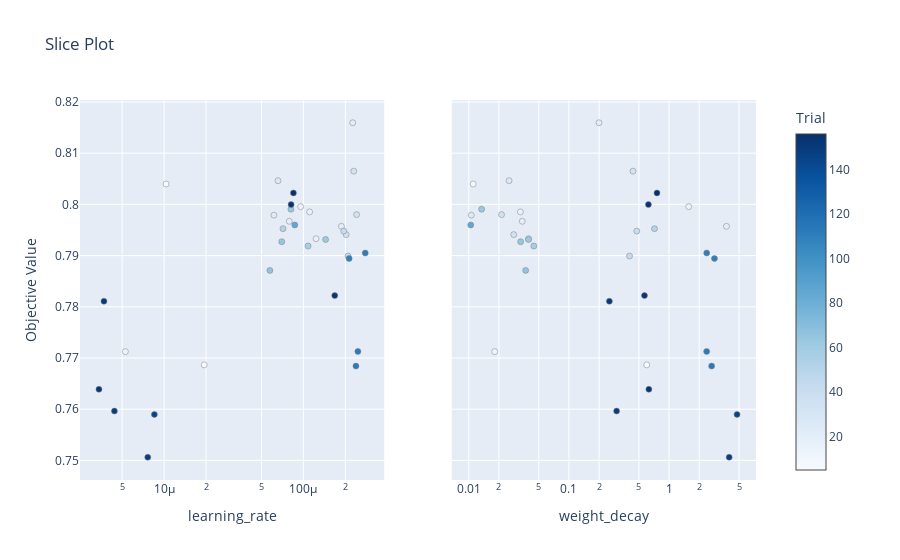

Notebook code cell kept with this figure:
### Code cell
visualize.plot_slice(study)

### Figure 1 — Plotly figure (JSON) as saved in the notebook; plotly's stock layout.template omitted (floating-point values rounded to 4 significant figures)
{"data": [{"marker": {"color": [5, 6, 12, 14, 16, 18, 19, 20, 21, 24, 28, 33, 34, 35, 41, 43, 52, 57, 62, 63, 64, 66, 85, 110, 111, 112, 113, 145, 148, 149, 151, 152, 153, 154, 156], "colorbar": {"title": {"text": "Trial"}, "x": 1, "xpad": 40, "y": 0.5}, "colorscale": [[0, "rgb(247,251,255)"], [0.125, "rgb(222,235,247)"], [0.25, "rgb(198,219,239)"], [0.375, "rgb(158,202,225)"], [0.5, "rgb(107,174,214)"], [0.625, "rgb(66,146,198)"], [0.75, "rgb(33,113,181)"], [0.875, "rgb(8,81,156)"], [1, "rgb(8,48,107)"]], "line": {"color": "Grey", "width": 0.5}, "showscale": true}, "mode": "markers", "showlegend": false, "type": "scatter", "x": [1.942e-05, 1.033e-05, 5.274e-06, 9.558e-05, 0.0001108, 0.0001234, 7.92e-05, 0.0001875, 0.000226, 6.142e-05, 6.573e-05, 0.00023, 0.0002025, 0.0002412, 0.0001948, 0.0002094, 7.137e-05, 0.0001081, 0.0001444, 8.136e-05, 6.991e-05, 5.745e-05, 8.673e-05, 0.000213, 0.000278, 0.0002462, 0.0002384, 8.518e-06, 7.637e-06, 4.399e-06, 3.701e-06, 3.407e-06, 0.0001679, 8.161e-05, 8.48e-05], "xaxis": "x", "y": [0.7687, 0.804, 0.7712, 0.7996, 0.7985, 0.7933, 0.7967, 0.7957, 0.8159, 0.7979, 0.8046, 0.8065, 0.7941, 0.798, 0.7948, 0.7899, 0.7953, 0.7919, 0.7931, 0.7991, 0.7927, 0.7871, 0.796, 0.7894, 0.7905, 0.7713, 0.7684, 0.759, 0.7506, 0.7596, 0.7811, 0.7639, 0.7822, 0.8, 0.8022], "yaxis": "y"}, {"marker": {"color": [5, 6, 12, 14, 16, 18, 19, 20, 21, 24, 28, 33, 34, 35, 41, 43, 52, 57, 62, 63, 64, 66, 85, 110, 111, 112, 113, 145, 148, 149, 151, 152, 153, 154, 156], "colorbar": {"title": {"text": "Trial"}, "x": 1, "xpad": 40}, "colorscale": [[0, "rgb(247,251,255)"], [0.125, "rgb(222,235,247)"], [0.25, "rgb(198,219,239)"], [0.375, "rgb(158,202,225)"], [0.5, "rgb(107,174,214)"], [0.625, "rgb(66,146,198)"], [0.75, "rgb(33,113,181)"], [0.875, "rgb(8,81,156)"], [1, "rgb(8,48,107)"]], "line": {"color": "Grey", "width": 0.5}, "showscale": false}, "mode": "markers", "showlegend": false, "type": "scatter", "x": [0.5986, 0.01106, 0.01815, 1.57, 0.03275, 0.03951, 0.03422, 3.741, 0.1995, 0.01059, 0.02526, 0.4362, 0.02808, 0.02123, 0.4761, 0.4027, 0.7159, 0.04463, 0.03952, 0.01343, 0.03294, 0.03698, 0.01047, 2.84, 2.378, 2.374, 2.662, 4.773, 3.982, 0.2994, 0.2535, 0.6283, 0.5682, 0.6219, 0.7575], "xaxis": "x2", "y": [0.7687, 0.804, 0.7712, 0.7996, 0.7985, 0.7933, 0.7967, 0.7957, 0.8159, 0.7979, 0.8046, 0.8065, 0.7941, 0.798, 0.7948, 0.7899, 0.7953, 0.7919, 0.7931, 0.7991, 0.7927, 0.7871, 0.796, 0.7894, 0.7905, 0.7713, 0.7684, 0.759, 0.7506, 0.7596, 0.7811, 0.7639, 0.7822, 0.8, 0.8022], "yaxis": "y2"}], "layout": {"autosize": true, "title": {"text": "Slice Plot"}, "xaxis": {"anchor": "y", "autorange": true, "domain": [0, 0.45], "range": [-5.588, -3.435], "title": {"text": "learning_rate"}, "type": "log"}, "xaxis2": {"anchor": "y2", "autorange": true, "domain": [0.55, 1], "range": [-2.148, 0.847], "title": {"text": "weight_decay"}, "type": "log"}, "yaxis": {"anchor": "x", "autorange": true, "domain": [0, 1], "range": [0.7452, 0.8213], "title": {"text": "Objective Value"}, "type": "linear"}, "yaxis2": {"anchor": "x2", "autorange": true, "domain": [0, 1], "matches": "y", "range": [0.7452, 0.8213], "showticklabels": false, "type": "linear"}}}
